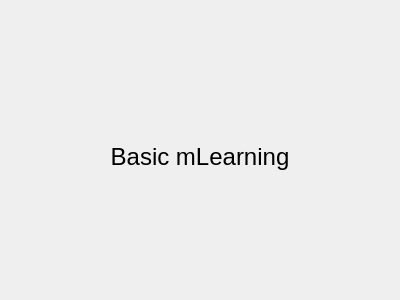
<?xml version="1.0" encoding="UTF-8"?>
<ui version="4.0">
 <class>BasicmLearningSimulator</class>
 <widget class="QWidget" name="BasicmLearningSimulator">
  <property name="geometry">
   <rect>
    <x>0</x>
    <y>0</y>
    <width>400</width>
    <height>300</height>
   </rect>
  </property>
  <property name="windowTitle">
   <string>Form</string>
  </property>
  <layout class="QVBoxLayout" name="verticalLayout">
  <property name="spacing">
    <number>0</number>
   </property>
   <property name="margin">
    <number>0</number>
   </property>
   <item>
    <widget class="QLabel" name="m_mlearningBar">
     <property name="text">
      <string/>
     </property>
    </widget>
   </item>
   <item>
    <widget class="QStackedWidget" name="m_phoneWidget">
     <property name="sizePolicy">
      <sizepolicy hsizetype="Preferred" vsizetype="Preferred">
       <horstretch>0</horstretch>
       <verstretch>0</verstretch>
      </sizepolicy>
     </property>
     <property name="currentIndex">
      <number>0</number>
     </property>
     <widget class="QWidget" name="m_pageStopped">
      <layout class="QHBoxLayout" name="horizontalLayout_3">
       <property name="margin">
        <number>0</number>
       </property>
       <item>
        <widget class="QLabel" name="m_lblHeading_2">
         <property name="text">
          <string notr="true">&lt;span style=&quot; font-size:18pt;&quot;&gt;Basic mLearning&lt;/span&gt;</string>
         </property>
         <property name="alignment">
          <set>Qt::AlignCenter</set>
         </property>
        </widget>
       </item>
      </layout>
     </widget>
     <widget class="QWidget" name="m_pageList">
      <layout class="QHBoxLayout" name="horizontalLayout_2">
       <property name="margin">
        <number>0</number>
       </property>
       <item>
        <widget class="QListWidget" name="m_listItems"/>
       </item>
      </layout>
     </widget>
     <widget class="QWidget" name="m_pageDetails">
      <layout class="QHBoxLayout" name="horizontalLayout_4">
       <property name="margin">
        <number>0</number>
       </property>
       <item>
        <widget class="QLabel" name="m_lblDetails">
         <property name="text">
          <string/>
         </property>
         <property name="alignment">
          <set>Qt::AlignCenter</set>
         </property>
         <property name="wordWrap">
          <bool>true</bool>
         </property>
        </widget>
       </item>
      </layout>
     </widget>
    </widget>
   </item>
  </layout>
 </widget>
 <resources/>
 <connections/>
</ui>
